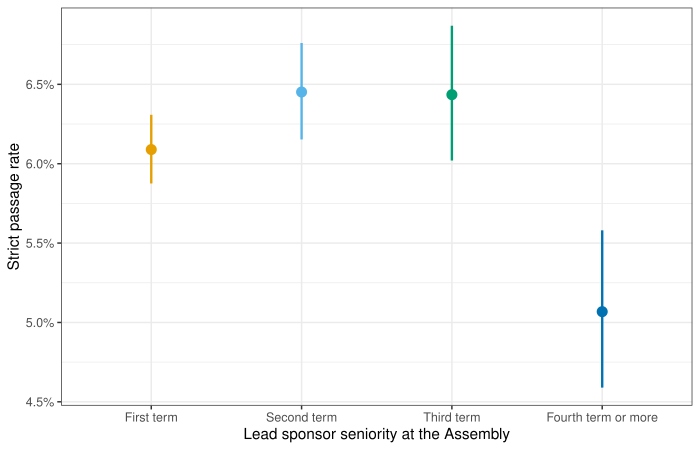

This chart was generated by the following R code:
# fig_3.R (Paper E, version 2, 2026-09-26)
# Strict passage rates by the lead sponsor's seniority at the Assembly, member
# law bills of the 17th-22nd Assemblies pooled, with exact 95% binomial
# confidence intervals.
#
# Strict passage: proc_rslt is 원안가결 or 수정가결. Version 1 of this figure
# plotted the `passed` column (which also counts 대안반영폐기) and grouped
# sponsors by the lifetime seniority count. Both are corrected here.
# Sample and seniority rule as in fig_1.R.
#
# Data: the KNA processed files at commit 3d8d55d of github.com/kyusik-yang/kna
# (main branch). Later revisions of those files change the sample, and the
# stopifnot() check below then fails on purpose.
# Run from this directory with KBL_DATA set to the KNA processed-data folder:
#   Rscript fig_3.R

library(arrow)
library(dplyr)
library(ggplot2)

data_dir <- Sys.getenv("KNA_DATA_V060")  # published figure: pinned to the kna v0.6.0 data
if (!dir.exists(data_dir)) stop("KNA_DATA_V060 must name the data/processed folder of kna v0.6.0. ",
                             "Run scripts/setup_kna_v060.sh (see KNA_070_PUBLISHED.md).")
out_path <- "articles/figures/2026-08-24_r30/fig_3.pdf"

lifetime_count <- function(x) {
  ifelse(x == "초선", 1L, ifelse(x == "재선", 2L, suppressWarnings(as.integer(sub("선$", "", x)))))
}

members <- bind_rows(lapply(17:22, function(a) {
  read_parquet(file.path(data_dir, sprintf("members_%d.parquet", a))) %>%
    select(mona_cd, reelection) %>%
    mutate(assembly = a)
})) %>%
  mutate(lifetime = lifetime_count(reelection)) %>%
  group_by(mona_cd) %>%
  arrange(assembly, .by_group = TRUE) %>%
  mutate(term_number = lifetime - n() + row_number()) %>%
  ungroup()

bills <- bind_rows(lapply(17:22, function(a) {
  read_parquet(file.path(data_dir, sprintf("master_bills_%d.parquet", a))) %>%
    filter(ppsr_kind == "의원", bill_kind == "법률안", !is.na(rst_mona_cd)) %>%
    select(rst_mona_cd, proc_rslt) %>%
    mutate(assembly = a)
}))

summ <- bills %>%
  inner_join(members, by = c("rst_mona_cd" = "mona_cd", "assembly" = "assembly")) %>%
  mutate(
    strict = as.integer(proc_rslt %in% c("원안가결", "수정가결")),
    seniority = factor(pmin(term_number, 4L), levels = 1:4,
                       labels = c("First term", "Second term", "Third term", "Fourth term or more"))
  ) %>%
  group_by(seniority) %>%
  summarise(n = n(), k = sum(strict), .groups = "drop") %>%
  rowwise() %>%
  mutate(rate = k / n,
         ci_lo = binom.test(k, n)$conf.int[1],
         ci_hi = binom.test(k, n)$conf.int[2]) %>%
  ungroup()

stopifnot(sum(summ$n) == 93572)
print(summ)

okabe_ito <- c("#E69F00", "#56B4E9", "#009E73", "#0072B2")

p <- ggplot(summ, aes(x = seniority, y = rate, color = seniority)) +
  geom_pointrange(aes(ymin = ci_lo, ymax = ci_hi), linewidth = 0.8, size = 0.6) +
  scale_color_manual(values = okabe_ito, guide = "none") +
  scale_y_continuous(labels = function(x) sprintf("%.1f%%", 100 * x)) +
  labs(x = "Lead sponsor seniority at the Assembly", y = "Strict passage rate") +
  theme_bw(base_size = 11)

ggsave("fig_3.pdf", plot = p, width = 7, height = 4.5)
